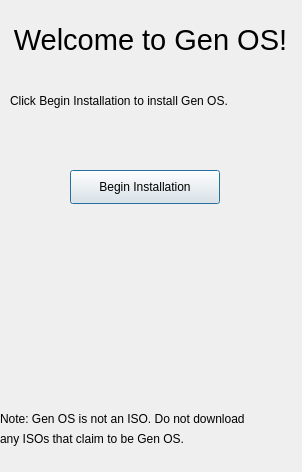
<?xml version="1.0" encoding="UTF-8"?>
<ui version="4.0">
 <class>Dialog</class>
 <widget class="QDialog" name="Dialog">
  <property name="geometry">
   <rect>
    <x>0</x>
    <y>0</y>
    <width>302</width>
    <height>472</height>
   </rect>
  </property>
  <property name="windowTitle">
   <string>Dialog</string>
  </property>
  <widget class="QWidget" name="horizontalLayoutWidget">
   <property name="geometry">
    <rect>
     <x>0</x>
     <y>0</y>
     <width>301</width>
     <height>80</height>
    </rect>
   </property>
   <layout class="QHBoxLayout" name="horizontalLayout">
    <item>
     <widget class="QLabel" name="label">
      <property name="font">
       <font>
        <family>Ubuntu</family>
        <pointsize>22</pointsize>
       </font>
      </property>
      <property name="text">
       <string>Welcome to Gen OS!</string>
      </property>
      <property name="alignment">
       <set>Qt::AlignCenter</set>
      </property>
     </widget>
    </item>
   </layout>
  </widget>
  <widget class="QLabel" name="label_2">
   <property name="geometry">
    <rect>
     <x>10</x>
     <y>90</y>
     <width>251</width>
     <height>21</height>
    </rect>
   </property>
   <property name="text">
    <string>Click Begin Installation to install Gen OS.</string>
   </property>
  </widget>
  <widget class="QPushButton" name="pushButton">
   <property name="geometry">
    <rect>
     <x>70</x>
     <y>170</y>
     <width>150</width>
     <height>34</height>
    </rect>
   </property>
   <property name="text">
    <string>Begin Installation</string>
   </property>
  </widget>
  <widget class="QLabel" name="label_3">
   <property name="geometry">
    <rect>
     <x>0</x>
     <y>410</y>
     <width>301</width>
     <height>18</height>
    </rect>
   </property>
   <property name="text">
    <string>Note: Gen OS is not an ISO. Do not download</string>
   </property>
  </widget>
  <widget class="QLabel" name="label_4">
   <property name="geometry">
    <rect>
     <x>0</x>
     <y>430</y>
     <width>211</width>
     <height>18</height>
    </rect>
   </property>
   <property name="text">
    <string>any ISOs that claim to be Gen OS.</string>
   </property>
  </widget>
 </widget>
 <resources/>
 <connections/>
</ui>
